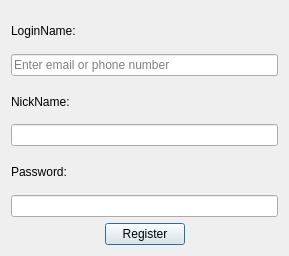
<?xml version="1.0" encoding="UTF-8"?>
<ui version="4.0">
 <class>QKxUserCreateDialog</class>
 <widget class="QDialog" name="QKxUserCreateDialog">
  <property name="geometry">
   <rect>
    <x>0</x>
    <y>0</y>
    <width>289</width>
    <height>256</height>
   </rect>
  </property>
  <property name="windowTitle">
   <string>Dialog</string>
  </property>
  <layout class="QVBoxLayout" name="verticalLayout">
   <item>
    <layout class="QVBoxLayout" name="verticalLayout_2">
     <property name="spacing">
      <number>3</number>
     </property>
     <item>
      <widget class="QLabel" name="label">
       <property name="minimumSize">
        <size>
         <width>250</width>
         <height>0</height>
        </size>
       </property>
       <property name="text">
        <string>LoginName:</string>
       </property>
      </widget>
     </item>
     <item>
      <widget class="QLineEdit" name="loginName">
       <property name="placeholderText">
        <string>Enter email or phone number</string>
       </property>
      </widget>
     </item>
    </layout>
   </item>
   <item>
    <layout class="QVBoxLayout" name="verticalLayout_3">
     <property name="spacing">
      <number>3</number>
     </property>
     <item>
      <widget class="QLabel" name="label_2">
       <property name="text">
        <string>NickName:</string>
       </property>
      </widget>
     </item>
     <item>
      <widget class="QLineEdit" name="nickName"/>
     </item>
    </layout>
   </item>
   <item>
    <layout class="QVBoxLayout" name="verticalLayout_4">
     <property name="spacing">
      <number>3</number>
     </property>
     <item>
      <widget class="QLabel" name="label_3">
       <property name="text">
        <string>Password:</string>
       </property>
      </widget>
     </item>
     <item>
      <widget class="QLineEdit" name="password">
       <property name="echoMode">
        <enum>QLineEdit::PasswordEchoOnEdit</enum>
       </property>
      </widget>
     </item>
    </layout>
   </item>
   <item>
    <layout class="QHBoxLayout" name="horizontalLayout_4">
     <item>
      <spacer name="horizontalSpacer">
       <property name="orientation">
        <enum>Qt::Horizontal</enum>
       </property>
       <property name="sizeHint" stdset="0">
        <size>
         <width>40</width>
         <height>20</height>
        </size>
       </property>
      </spacer>
     </item>
     <item>
      <widget class="QPushButton" name="btnRegister">
       <property name="text">
        <string>Register</string>
       </property>
       <property name="icon">
        <iconset resource="feidesk.qrc">
         <normaloff>:/resource/skin/add.png</normaloff>:/resource/skin/add.png</iconset>
       </property>
      </widget>
     </item>
     <item>
      <spacer name="horizontalSpacer_2">
       <property name="orientation">
        <enum>Qt::Horizontal</enum>
       </property>
       <property name="sizeHint" stdset="0">
        <size>
         <width>40</width>
         <height>20</height>
        </size>
       </property>
      </spacer>
     </item>
    </layout>
   </item>
  </layout>
 </widget>
 <resources>
  <include location="feidesk.qrc"/>
 </resources>
 <connections/>
</ui>
